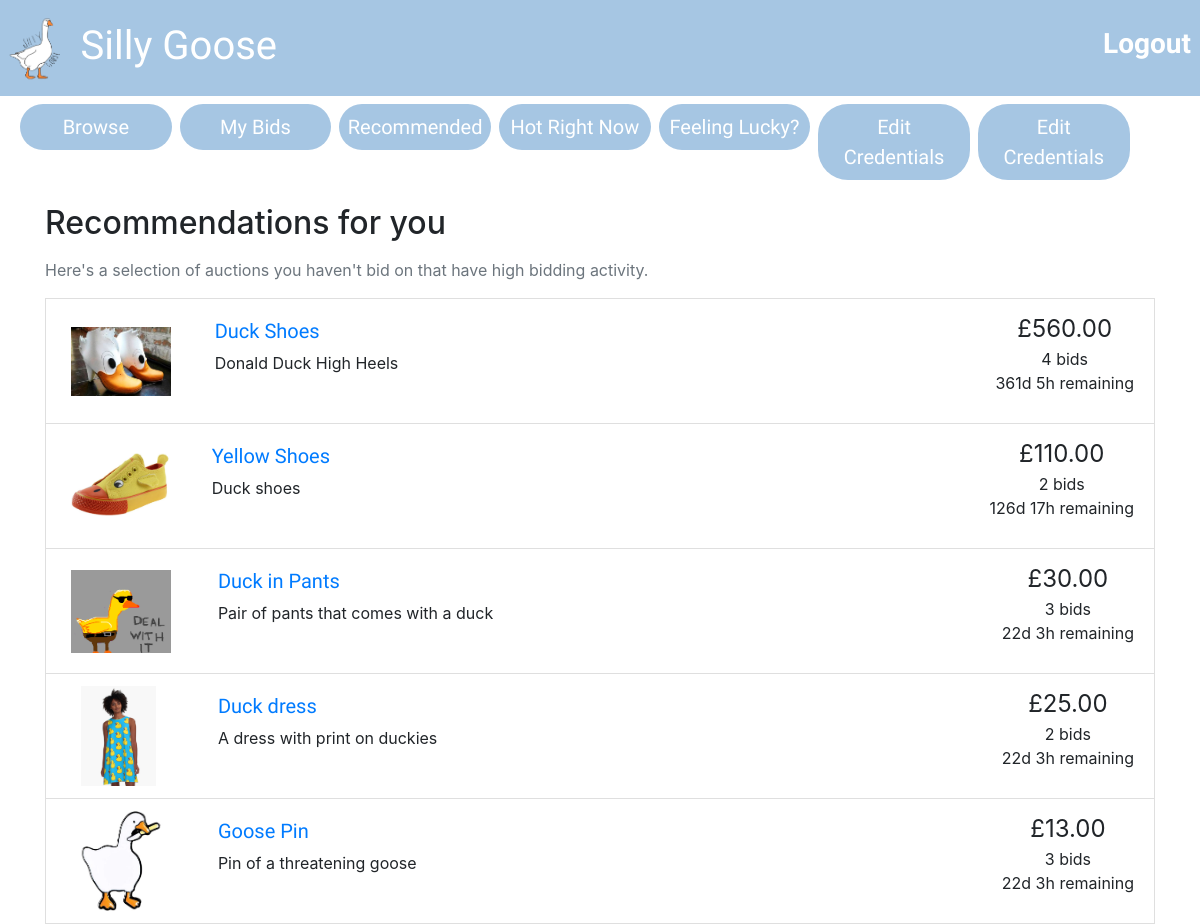
The page /recommendations.php (signed in) on the database its author committed.
### tables this page shows
CREATE TABLE auctions (
  auctionID INT AUTO_INCREMENT PRIMARY KEY,
  sellerEmail VARCHAR(50),
  title VARCHAR(50),
  description VARCHAR(200),
  categoryName VARCHAR(50),
  reservePrice FLOAT(10,2),
  endDate DATETIME,
  startPrice FLOAT(10,2),
  picture VARCHAR(30)
);

### utilities.php (the view, shortened to what this page needs)
<?php
function display_time_remaining($interval) {
    if ($interval->days == 0 && $interval->h == 0) {
      $time_remaining = $interval->format('%im %Ss');
    }
    else if ($interval->days == 0) {
      $time_remaining = $interval->format('%hh %im');
    }
    else {
      $time_remaining = $interval->format('%ad %hh');
    }
  return $time_remaining;
}
function print_listing_li($item_id, $title, $desc, $price, $num_bids, $end_time, $image)
{
  if (strlen($desc) > 250) {
    $desc_shortened = substr($desc, 0, 250) . '...';
  }
  else {
    $desc_shortened = $desc;
  }
  if ($num_bids == 1) {
    $bid = ' bid';
  }
  else {
    $bid = ' bids';
  }
  $now = new DateTime();
  if ($now > $end_time) {
    $time_remaining = 'This auction has ended';
  }
  else {
    $time_to_end = date_diff($now, $end_time);
    $time_remaining = display_time_remaining($time_to_end) . ' remaining';
  }
  echo('
  <li class="list-group-item d-flex justify-content-between">
  <div style="width:100px;height:100px;white-space:nowrap;text-align:center">
  <span style="display: inline-block;height: 100%;vertical-align: middle"></span>
  <img class="cropped" alt="" src="images/'.$image.'" style="max-width:100px;max-height:100px;overflow:hidden;vertical-align:middle">
  </div>
  <div class="p-2 mr-5" style="max-width:700px;width:100%"><h5><a href="listing.php?item_id=' . $item_id . '">' . $title . '</a></h5>' . $desc_shortened . '</div>
  <div class="text-center text-nowrap"><span style="font-size: 1.5em">£' . number_format($price, 2) . '</span><br/>' . $num_bids . $bid . '<br/>' . $time_remaining . '</div>
  </li>'
  );
}
function query($query) {
  $connection = mysqli_connect($dbhost,$dbuser,$dbpass,$dbname);
  $result = mysqli_query($connection,$query);
  return $result;
}
?>

### header.php (shortened to what this page needs)
<!DOCTYPE html>
<html lang="en">
<head>
  <link rel="stylesheet" href="css/bootstrap.min.css">
  <link rel="stylesheet" href="https://cdnjs.cloudflare.com/ajax/libs/font-awesome/4.7.0/css/font-awesome.min.css">
  <link rel="stylesheet" href="css/custom.css">
</head>
<body>
  <nav class="navbar navbar-expand-lg navbar-custom row">
    <a class="navbar-brand" href="browse.php"><img id = 'mascot'src="assets/SillyGoose.png" height="70px"> Silly Goose</a>
    <ul class="navbar-nav ml-auto">
      <li class="nav-item">
        <?php
        if (isset($_SESSION['logged_in']) && $_SESSION['logged_in'] == true) {
          echo '<a style="color:#FFF" class="nav-link" href="logout.php"><h3 style="font-family:Lobster"><b>Logout</b></h3></a>';
        }
        else {
          echo '<button type="button" class="btn nav-link" data-toggle="modal" data-target="#loginModal">Login</button>';
        }
        ?>
      </li>
    </ul>
  </nav>
  <nav class="navbar navbar-expand-lg">
    <ul class="navbar-nav align-middle">
      <li class="nav-item mx-1" style="min-width:150px;width:100%;text-align:center">
        <a class="nav-link" style="font-size:20px;font-family:Lobster,cursive;color:white;background-color:#a6c6e3;border-radius:30px" href="browse.php">Browse</a>
      </li>
      <?php
      $width = "min-width:150px;width:100%;text-align:center";
      $style = "font-size:20px;font-family:Lobster,cursive;color:white;background-color:#a6c6e3;border-radius:30px";
      if (isset($_SESSION['account_type']) && $_SESSION['account_type'] == 'buyer') {
        echo ('
      <li class="nav-item mx-1" style="'.$width.'">
        <a class="nav-link" style="'.$style.'" href="mybids.php">My Bids</a>
      </li>
      <li class="nav-item mx-1" style="'.$width.'">
        <a class="nav-link" style="'.$style.'" href="recommendations.php">Recommended</a>
      </li>
      <li class="nav-item mx-1" style="'.$width.'">
        <a class="nav-link" style="'.$style.'" href="hotStuff.php">Hot Right Now</a>
      </li>
      <li class="nav-item mx-1" style="'.$width.'">
        <a class="nav-link" style="'.$style.'" href="feeling_lucky.php">Feeling Lucky?</a>
      </li>
      <li class="nav-item mx-1" style="'.$width.'">
        <a class="nav-link" style="'.$style.'" href="edit_my_info.php">Edit Credentials</a>
      </li>
      ');
      }
      if (isset($_SESSION['account_type'])) {
        echo('
      <li class="nav-item mx-1" style="'.$width.'">
        <a class="nav-link" style="'.$style.'" href="edit_my_info.php">Edit Credentials</a>
      </li>');
      }
      ?>
    </ul>
  </nav>

### recommendations.php (shortened to what this page needs)
<?php include_once("header.php")?>
<?php require("utilities.php")?>
<div class="container">
<h2 class="my-3">Recommendations for you</h2>
<p class="text-muted"> Here's a selection of auctions you haven't bid on that have high bidding activity. </p>
<?php
$email = $_SESSION['username'];
$sql = "SELECT a.auctionID, a.title, a.description, a.endDate, a.startPrice, a.picture
from auctions as a WHERE a.auctionID IN
(select auctionID from bids where buyerEmail IN
(select buyerEmail from bids where buyerEmail!=\"$email\" AND auctionID IN
(select auctionID from bids WHERE buyerEmail = \"$email\")) AND auctionID NOT IN
(select auctionID as mine from bids WHERE buyerEmail = \"$email\")
Group by auctionID ORDER BY COUNT(auctionID)DESC) LIMIT 5";
$rec = query($sql);
while ($row = $rec->fetch_assoc()) {
  $item_id = $row['auctionID'];
  $title = $row['title'];
  $desc = $row['description'];
  $startPrice = $row['startPrice'];
  $end_time = new DateTime($row['endDate']);
  $image = $row['picture'];
  $x = query("Select COALESCE(COUNT(auctionID),0) as count from bids where auctionID = $item_id");
  $y = $x->fetch_assoc();
  $num_bids = $y['count'];
  if ($num_bids == 0) {
    $price = $startPrice;
  }
  else {
    $h = query("select COALESCE(MAX(bidValue),$startPrice) as price from bids where auctionID=$item_id");
    $o = $h->fetch_assoc();
    $price = $o['price'];
  }
  print_listing_li($item_id, $title, $desc, $price, $num_bids, $end_time, $image);
  }
?>
</div>

### header.php (style rules this page uses)
.navbar-custom { background-color: #a6c6e3; padding-left: 20px; }
.navbar-custom .btn, .navbar-custom .navbar-brand, .navbar-custom .navbar-text { color: white; font-family: "Lobster", cursive; font-size: 40px; }
a { font-family: 'Fira Sans', sans-serif; }

### rows shown on the page
auctions: picture (picture), title "Duck Shoes", description "Donald Duck High Heels", price "560.00", num_bids "4", bid "bids", time_remaining "361d 5h remaining"
auctions: picture (picture), title "Yellow Shoes", description "Duck shoes", price "110.00", num_bids "2", bid "bids", time_remaining "126d 17h remaining"
auctions: picture (picture), title "Duck in Pants", description "Pair of pants that comes with a duck", price "30.00", num_bids "3", bid "bids", time_remaining "22d 3h remaining"
auctions: picture (picture), title "Duck dress", description "A dress with print on duckies", price "25.00", num_bids "2", bid "bids", time_remaining "22d 3h remaining"
auctions: picture (picture), title "Goose Pin", description "Pin of a threatening goose", price "13.00", num_bids "3", bid "bids", time_remaining "22d 3h remaining"
